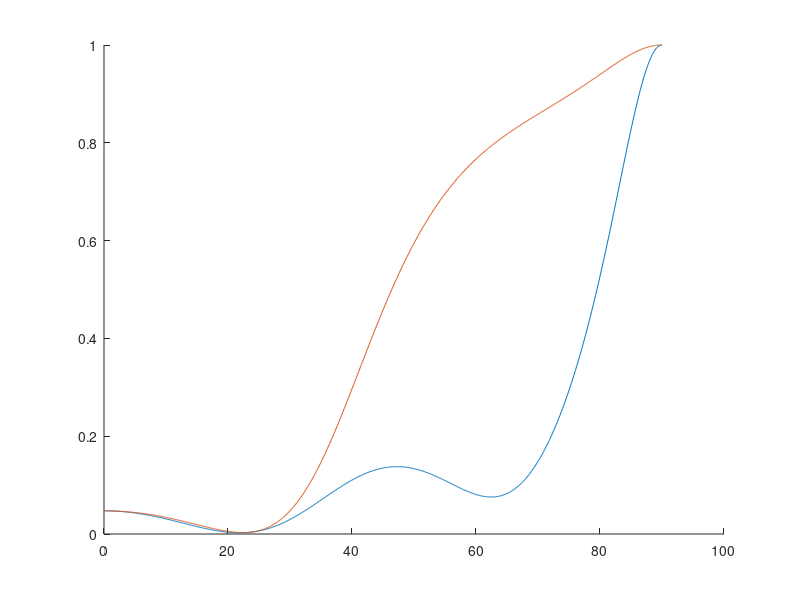
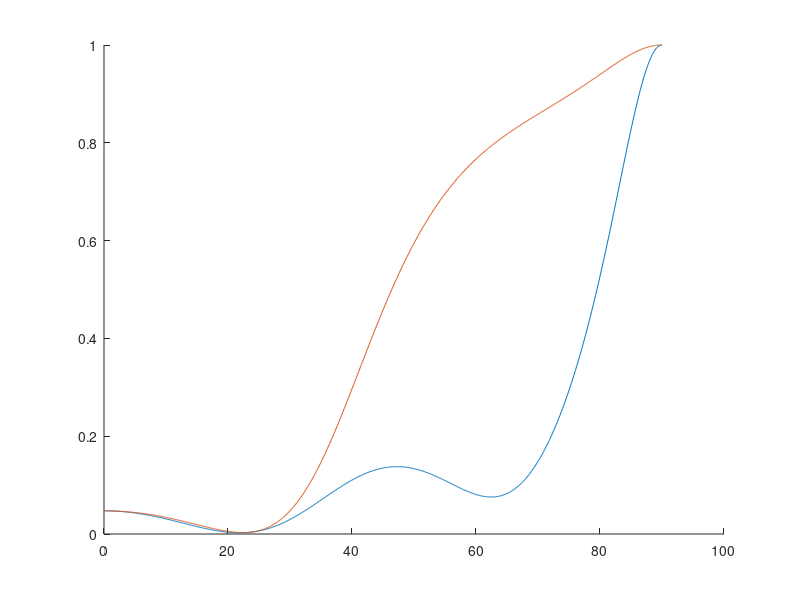

The MATLAB source for these figures, in order:
close all; clear; clc;
Data 	= 	load('Data.dat');

figure()
hold on
plot(Data(:,1),Data(:,2).^2)
plot(Data(:,1),Data(:,3).^2)
hold off
ylim([0 1])

figure()
hold on
plot(Data(:,1),Data(:,4).^2)
plot(Data(:,1),Data(:,5).^2)
hold off
ylim([0 1])